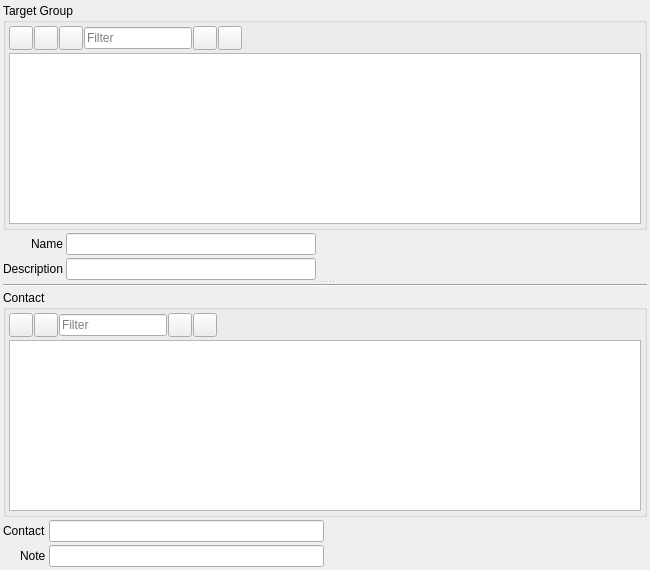
<?xml version="1.0" encoding="UTF-8"?>
<ui version="4.0">
 <class>SRM_GroupContactWidget</class>
 <widget class="QWidget" name="SRM_GroupContactWidget">
  <property name="geometry">
   <rect>
    <x>0</x>
    <y>0</y>
    <width>650</width>
    <height>570</height>
   </rect>
  </property>
  <property name="minimumSize">
   <size>
    <width>400</width>
    <height>300</height>
   </size>
  </property>
  <property name="windowTitle">
   <string>Form</string>
  </property>
  <layout class="QGridLayout" name="gridLayout_5">
   <property name="leftMargin">
    <number>3</number>
   </property>
   <property name="topMargin">
    <number>3</number>
   </property>
   <property name="rightMargin">
    <number>3</number>
   </property>
   <property name="bottomMargin">
    <number>3</number>
   </property>
   <property name="spacing">
    <number>3</number>
   </property>
   <item row="0" column="0">
    <widget class="QSplitter" name="splitter">
     <property name="orientation">
      <enum>Qt::Vertical</enum>
     </property>
     <widget class="QWidget" name="layoutWidget">
      <layout class="QGridLayout" name="gridLayout_4">
       <property name="spacing">
        <number>3</number>
       </property>
       <item row="0" column="0">
        <widget class="QGroupBox" name="gbGroup">
         <property name="sizePolicy">
          <sizepolicy hsizetype="Preferred" vsizetype="Preferred">
           <horstretch>1</horstretch>
           <verstretch>1</verstretch>
          </sizepolicy>
         </property>
         <property name="title">
          <string>Target Group</string>
         </property>
         <layout class="QGridLayout" name="gridLayout">
          <property name="leftMargin">
           <number>3</number>
          </property>
          <property name="topMargin">
           <number>3</number>
          </property>
          <property name="rightMargin">
           <number>3</number>
          </property>
          <property name="bottomMargin">
           <number>3</number>
          </property>
          <property name="spacing">
           <number>3</number>
          </property>
          <item row="0" column="0">
           <layout class="QHBoxLayout" name="horizontalLayout">
            <property name="spacing">
             <number>1</number>
            </property>
            <item>
             <widget class="QToolButton" name="pbAddGroup">
              <property name="minimumSize">
               <size>
                <width>24</width>
                <height>24</height>
               </size>
              </property>
              <property name="maximumSize">
               <size>
                <width>24</width>
                <height>24</height>
               </size>
              </property>
              <property name="toolTip">
               <string>Add (potential) customer</string>
              </property>
              <property name="text">
               <string/>
              </property>
              <property name="icon">
               <iconset resource="../../../db/src/gui/db.qrc">
                <normaloff>:/images/icons/add.png</normaloff>:/images/icons/add.png</iconset>
              </property>
             </widget>
            </item>
            <item>
             <widget class="QToolButton" name="pbDeleteGroup">
              <property name="minimumSize">
               <size>
                <width>24</width>
                <height>24</height>
               </size>
              </property>
              <property name="maximumSize">
               <size>
                <width>24</width>
                <height>24</height>
               </size>
              </property>
              <property name="toolTip">
               <string>Delete customer</string>
              </property>
              <property name="text">
               <string/>
              </property>
              <property name="icon">
               <iconset resource="../../../db/src/gui/db.qrc">
                <normaloff>:/images/icons/delete.png</normaloff>:/images/icons/delete.png</iconset>
              </property>
             </widget>
            </item>
            <item>
             <widget class="QToolButton" name="pbSave">
              <property name="minimumSize">
               <size>
                <width>24</width>
                <height>24</height>
               </size>
              </property>
              <property name="maximumSize">
               <size>
                <width>24</width>
                <height>24</height>
               </size>
              </property>
              <property name="toolTip">
               <string>Save to database</string>
              </property>
              <property name="text">
               <string/>
              </property>
              <property name="icon">
               <iconset resource="../../../db/src/gui/db.qrc">
                <normaloff>:/images/icons/database_save.png</normaloff>:/images/icons/database_save.png</iconset>
              </property>
             </widget>
            </item>
            <item>
             <widget class="QLineEdit" name="leFilterGroup">
              <property name="sizePolicy">
               <sizepolicy hsizetype="Preferred" vsizetype="Fixed">
                <horstretch>0</horstretch>
                <verstretch>0</verstretch>
               </sizepolicy>
              </property>
              <property name="placeholderText">
               <string>Filter</string>
              </property>
             </widget>
            </item>
            <item>
             <widget class="QToolButton" name="pbFilterOnGroup">
              <property name="minimumSize">
               <size>
                <width>24</width>
                <height>24</height>
               </size>
              </property>
              <property name="maximumSize">
               <size>
                <width>24</width>
                <height>24</height>
               </size>
              </property>
              <property name="toolTip">
               <string>Filter on</string>
              </property>
              <property name="text">
               <string/>
              </property>
              <property name="icon">
               <iconset resource="../../../db/src/gui/db.qrc">
                <normaloff>:/images/icons/filter.png</normaloff>:/images/icons/filter.png</iconset>
              </property>
             </widget>
            </item>
            <item>
             <widget class="QToolButton" name="pbFilterOffGroup">
              <property name="minimumSize">
               <size>
                <width>24</width>
                <height>24</height>
               </size>
              </property>
              <property name="maximumSize">
               <size>
                <width>24</width>
                <height>24</height>
               </size>
              </property>
              <property name="toolTip">
               <string>Filter off</string>
              </property>
              <property name="text">
               <string/>
              </property>
              <property name="icon">
               <iconset resource="../../../db/src/gui/db.qrc">
                <normaloff>:/images/icons/filter_empty.png</normaloff>:/images/icons/filter_empty.png</iconset>
              </property>
             </widget>
            </item>
            <item>
             <spacer name="horizontalSpacer_2">
              <property name="orientation">
               <enum>Qt::Horizontal</enum>
              </property>
              <property name="sizeHint" stdset="0">
               <size>
                <width>40</width>
                <height>20</height>
               </size>
              </property>
             </spacer>
            </item>
           </layout>
          </item>
          <item row="1" column="0">
           <widget class="QTableView" name="tvGroup">
            <property name="sizePolicy">
             <sizepolicy hsizetype="Expanding" vsizetype="Expanding">
              <horstretch>1</horstretch>
              <verstretch>1</verstretch>
             </sizepolicy>
            </property>
           </widget>
          </item>
         </layout>
        </widget>
       </item>
       <item row="1" column="0">
        <layout class="QFormLayout" name="formLayout">
         <property name="labelAlignment">
          <set>Qt::AlignRight|Qt::AlignTrailing|Qt::AlignVCenter</set>
         </property>
         <property name="horizontalSpacing">
          <number>3</number>
         </property>
         <property name="verticalSpacing">
          <number>3</number>
         </property>
         <item row="0" column="0">
          <widget class="QLabel" name="label_2">
           <property name="text">
            <string>Name</string>
           </property>
          </widget>
         </item>
         <item row="0" column="1">
          <widget class="QLineEdit" name="leName">
           <property name="minimumSize">
            <size>
             <width>150</width>
             <height>0</height>
            </size>
           </property>
           <property name="maximumSize">
            <size>
             <width>250</width>
             <height>16777215</height>
            </size>
           </property>
          </widget>
         </item>
         <item row="1" column="0">
          <widget class="QLabel" name="label_3">
           <property name="text">
            <string>Description</string>
           </property>
          </widget>
         </item>
         <item row="1" column="1">
          <widget class="QLineEdit" name="leDescription">
           <property name="minimumSize">
            <size>
             <width>50</width>
             <height>0</height>
            </size>
           </property>
           <property name="maximumSize">
            <size>
             <width>250</width>
             <height>16777215</height>
            </size>
           </property>
          </widget>
         </item>
        </layout>
       </item>
      </layout>
     </widget>
     <widget class="QWidget" name="layoutWidget_1">
      <layout class="QGridLayout" name="gridLayout_3">
       <property name="spacing">
        <number>3</number>
       </property>
       <item row="1" column="0" colspan="2">
        <widget class="QGroupBox" name="gbTargetGroup">
         <property name="sizePolicy">
          <sizepolicy hsizetype="Preferred" vsizetype="Preferred">
           <horstretch>1</horstretch>
           <verstretch>1</verstretch>
          </sizepolicy>
         </property>
         <property name="title">
          <string>Contact</string>
         </property>
         <layout class="QGridLayout" name="gridLayout_2">
          <property name="leftMargin">
           <number>3</number>
          </property>
          <property name="topMargin">
           <number>3</number>
          </property>
          <property name="rightMargin">
           <number>3</number>
          </property>
          <property name="bottomMargin">
           <number>3</number>
          </property>
          <property name="spacing">
           <number>3</number>
          </property>
          <item row="0" column="0">
           <layout class="QHBoxLayout" name="horizontalLayout_2">
            <property name="spacing">
             <number>1</number>
            </property>
            <item>
             <widget class="QToolButton" name="pbAddContact">
              <property name="minimumSize">
               <size>
                <width>24</width>
                <height>24</height>
               </size>
              </property>
              <property name="maximumSize">
               <size>
                <width>24</width>
                <height>24</height>
               </size>
              </property>
              <property name="toolTip">
               <string>Add (potential) customer</string>
              </property>
              <property name="text">
               <string/>
              </property>
              <property name="icon">
               <iconset resource="../../../db/src/gui/db.qrc">
                <normaloff>:/images/icons/add.png</normaloff>:/images/icons/add.png</iconset>
              </property>
             </widget>
            </item>
            <item>
             <widget class="QToolButton" name="pbDeleteContact">
              <property name="minimumSize">
               <size>
                <width>24</width>
                <height>24</height>
               </size>
              </property>
              <property name="maximumSize">
               <size>
                <width>24</width>
                <height>24</height>
               </size>
              </property>
              <property name="toolTip">
               <string>Delete customer</string>
              </property>
              <property name="text">
               <string/>
              </property>
              <property name="icon">
               <iconset resource="../../../db/src/gui/db.qrc">
                <normaloff>:/images/icons/delete.png</normaloff>:/images/icons/delete.png</iconset>
              </property>
             </widget>
            </item>
            <item>
             <widget class="QLineEdit" name="leFilterContact">
              <property name="sizePolicy">
               <sizepolicy hsizetype="Preferred" vsizetype="Fixed">
                <horstretch>0</horstretch>
                <verstretch>0</verstretch>
               </sizepolicy>
              </property>
              <property name="placeholderText">
               <string>Filter</string>
              </property>
             </widget>
            </item>
            <item>
             <widget class="QToolButton" name="pbFilterOnContact">
              <property name="minimumSize">
               <size>
                <width>24</width>
                <height>24</height>
               </size>
              </property>
              <property name="maximumSize">
               <size>
                <width>24</width>
                <height>24</height>
               </size>
              </property>
              <property name="toolTip">
               <string>Filter on</string>
              </property>
              <property name="text">
               <string/>
              </property>
              <property name="icon">
               <iconset resource="../../../db/src/gui/db.qrc">
                <normaloff>:/images/icons/filter.png</normaloff>:/images/icons/filter.png</iconset>
              </property>
             </widget>
            </item>
            <item>
             <widget class="QToolButton" name="pbFilterOffContact">
              <property name="minimumSize">
               <size>
                <width>24</width>
                <height>24</height>
               </size>
              </property>
              <property name="maximumSize">
               <size>
                <width>24</width>
                <height>24</height>
               </size>
              </property>
              <property name="toolTip">
               <string>Filter off</string>
              </property>
              <property name="text">
               <string/>
              </property>
              <property name="icon">
               <iconset resource="../../../db/src/gui/db.qrc">
                <normaloff>:/images/icons/filter_empty.png</normaloff>:/images/icons/filter_empty.png</iconset>
              </property>
             </widget>
            </item>
            <item>
             <spacer name="horizontalSpacer_3">
              <property name="orientation">
               <enum>Qt::Horizontal</enum>
              </property>
              <property name="sizeHint" stdset="0">
               <size>
                <width>40</width>
                <height>20</height>
               </size>
              </property>
             </spacer>
            </item>
           </layout>
          </item>
          <item row="1" column="0">
           <widget class="QTableView" name="tvContact">
            <property name="sizePolicy">
             <sizepolicy hsizetype="Expanding" vsizetype="Expanding">
              <horstretch>1</horstretch>
              <verstretch>1</verstretch>
             </sizepolicy>
            </property>
           </widget>
          </item>
         </layout>
        </widget>
       </item>
       <item row="2" column="0">
        <layout class="QFormLayout" name="formLayout_3">
         <property name="labelAlignment">
          <set>Qt::AlignRight|Qt::AlignTrailing|Qt::AlignVCenter</set>
         </property>
         <property name="horizontalSpacing">
          <number>3</number>
         </property>
         <property name="verticalSpacing">
          <number>3</number>
         </property>
         <item row="0" column="0">
          <widget class="QLabel" name="label_13">
           <property name="text">
            <string>Contact</string>
           </property>
          </widget>
         </item>
         <item row="0" column="1">
          <widget class="RB_IdxLineEdit" name="ileContact">
           <property name="minimumSize">
            <size>
             <width>250</width>
             <height>0</height>
            </size>
           </property>
           <property name="maximumSize">
            <size>
             <width>16777215</width>
             <height>16777215</height>
            </size>
           </property>
          </widget>
         </item>
         <item row="1" column="0">
          <widget class="QLabel" name="label_14">
           <property name="text">
            <string>Note</string>
           </property>
          </widget>
         </item>
         <item row="1" column="1">
          <widget class="QLineEdit" name="leNote"/>
         </item>
        </layout>
       </item>
       <item row="2" column="1">
        <spacer name="horizontalSpacer">
         <property name="orientation">
          <enum>Qt::Horizontal</enum>
         </property>
         <property name="sizeHint" stdset="0">
          <size>
           <width>248</width>
           <height>20</height>
          </size>
         </property>
        </spacer>
       </item>
       <item row="0" column="0" colspan="2">
        <widget class="Line" name="line">
         <property name="orientation">
          <enum>Qt::Horizontal</enum>
         </property>
        </widget>
       </item>
      </layout>
     </widget>
    </widget>
   </item>
  </layout>
 </widget>
 <customwidgets>
  <customwidget>
   <class>RB_IdxLineEdit</class>
   <extends>QLineEdit</extends>
   <header>rb_idxlineedit.h</header>
  </customwidget>
 </customwidgets>
 <tabstops>
  <tabstop>tvGroup</tabstop>
  <tabstop>pbAddGroup</tabstop>
  <tabstop>pbDeleteGroup</tabstop>
  <tabstop>pbSave</tabstop>
  <tabstop>leFilterGroup</tabstop>
  <tabstop>pbFilterOnGroup</tabstop>
  <tabstop>pbFilterOffGroup</tabstop>
  <tabstop>leName</tabstop>
  <tabstop>leDescription</tabstop>
  <tabstop>tvContact</tabstop>
  <tabstop>pbDeleteContact</tabstop>
  <tabstop>pbAddContact</tabstop>
  <tabstop>leFilterContact</tabstop>
  <tabstop>pbFilterOnContact</tabstop>
  <tabstop>pbFilterOffContact</tabstop>
  <tabstop>ileContact</tabstop>
  <tabstop>leNote</tabstop>
 </tabstops>
 <resources>
  <include location="../../../db/src/gui/db.qrc"/>
 </resources>
 <connections/>
</ui>
